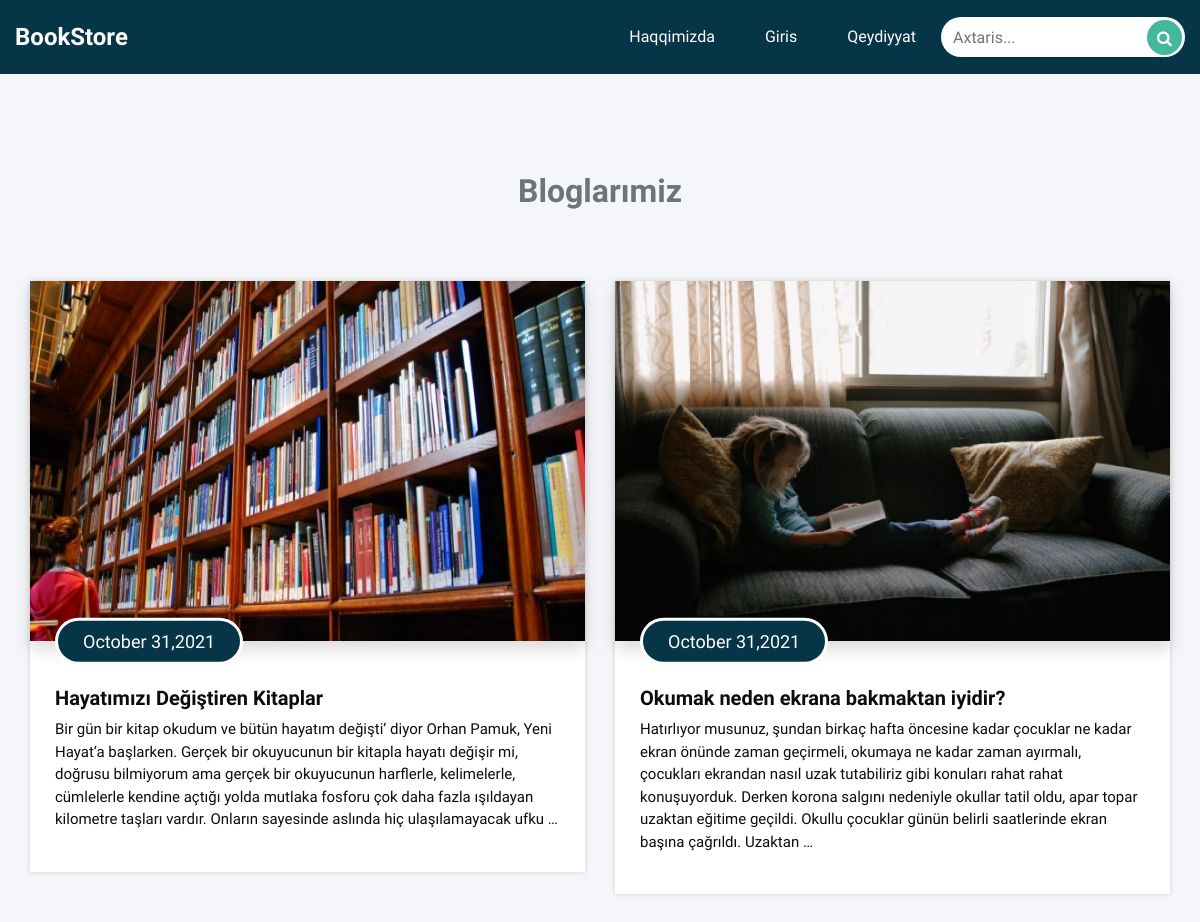
/posts/, run on the app's committed database.
### book/models.py (models this page shows, shortened)
class Post(models.Model):
    title = models.CharField(max_length=255)
    content = models.TextField()
    publishing_date = models.DateTimeField(auto_now_add=True)
    image = models.ImageField(upload_to='postpicture',blank=False)
    user = models.ForeignKey(User,on_delete=models.CASCADE)

### book/views.py (the view)
# urls.py: path('posts/',allPost,name='posts'),
def allPost(request):
    posts = Post.objects.all()
    context = {
        'posts': posts,
    }
    return render(request,'posts.html',context)

### templates/posts.html (shortened to what this page needs)
{% extends "base.html" %}
{% load static %}
{% block content %}
<!DOCTYPE html>
<html lang="en">
<head>
</head>
<body>
    <section class="blog_section layout_padding">
        <div class="container">
            <div class="heading_container heading_center">
                <h2 class="p-2 text-secondary" id="blogtitle">
                    Bloglarımiz
                </h2>
            </div>
            <div class="row">
                {% for post in posts %}
                <div class="col-md-6">
                    <div class="box">
                        <div class="img-box">
                            {% if post.image %}
                                <img class="shadow" src="{{post.image.url}}" height="360px" alt="">
                            {% else %}
                                <img class="shadow" src="{% static 'images/unnamed.png' %}" height="360px" alt="">
                            {% endif %}
                            <h4 class="blog_date">
                                <span>
                                    {{post.publishing_date|date:'F d,Y'}}
                                </span>
                            </h4>
                        </div>
                        <div class="detail-box">
                            <h5>
                                {{post.title}}
                            </h5>
                            <p>
                                {{post.content|truncatewords:50}}
                            </p>
                        </div>
                    </div>
                </div>
                {% endfor %}
            </div>
        </div>
    </section>
</body>
</html>
{% endblock content %}

### static/css/style.css (style rules this page uses)
body { font-family: 'Mulish', sans-serif; color: #0c0c0c; background-color: #ffffff; overflow-x: hidden; }
.layout_padding { padding: 90px 0; }
.heading_container { display: -webkit-box; display: -ms-flexbox; display: flex; -webkit-box-orient: vertical; -webkit-box-direction: normal; -ms-flex-direction: column; flex-direction: column; -webkit-box-align: start; -ms-flex-align: start; align-items: flex-start; }
.heading_container h2 { position: relative; font-weight: bold; }
.heading_container.heading_center { -webkit-box-align: center; -ms-flex-align: center; align-items: center; text-align: center; }
.blog_section { background-color: #f5f6f9; }
.blog_section .box { margin-top: 55px; -webkit-box-shadow: 0 0 5px 0 rgba(0, 0, 0, 0.15); box-shadow: 0 0 5px 0 rgba(0, 0, 0, 0.15); }
.blog_section .box .img-box { position: relative; }
.blog_section .box .img-box .blog_date { position: absolute; left: 25px; bottom: 0; padding: 10px 25px; font-size: 18px; background-color: #063547; margin: 0; display: -webkit-box; display: -ms-flexbox; display: flex; -webkit-box-pack: center; -ms-flex-pack: center; justify-content: center; -webkit-box-align: center; -ms-flex-align: center; align-items: center; text-align: center; border: 3px solid #ffffff; color: #ffffff; border-radius: 45px; -webkit-transform: translateY(50%); transform: translateY(50%); }
.blog_section .box .img-box img { width: 100%; }
.blog_section .box .detail-box { padding: 45px 25px 25px 25px; background: #ffffff; }
.blog_section .box .detail-box h5 { font-weight: bold; }
.blog_section .box .detail-box p { font-size: 15px; }

### static/css/responsive.css (style rules this page uses)
@media (min-width: 1200px) { .container { max-width: 1170px; } }

### data on the page
Post: image (picture), publishing_date "October 31,2021", title "Hayatımızı Değiştiren Kitaplar", content "Bir gün bir kitap okudum ve bütün hayatım değişti’ diyor Orhan Pamuk, Yeni Hayat‘a başlarken. Gerçek bir okuyucunun bir kitapla hayatı değişir mi, doğrusu bilmiyorum ama gerçek bir okuyucunun harflerle, kelimelerle, cümlelerle kendine açtığı yolda mutlaka fosforu çok daha fazla ışıldayan kilometre taşları vardır. Onların sayesinde aslında hiç ulaşılamayacak ufku …"
Post: image (picture), publishing_date "October 31,2021", title "Okumak neden ekrana bakmaktan iyidir?", content "Hatırlıyor musunuz, şundan birkaç hafta öncesine kadar çocuklar ne kadar ekran önünde zaman geçirmeli, okumaya ne kadar zaman ayırmalı, çocukları ekrandan nasıl uzak tutabiliriz gibi konuları rahat rahat konuşuyorduk. Derken korona salgını nedeniyle okullar tatil oldu, apar topar uzaktan eğitime geçildi. Okullu çocuklar günün belirli saatlerinde ekran başına çağrıldı. Uzaktan …"
